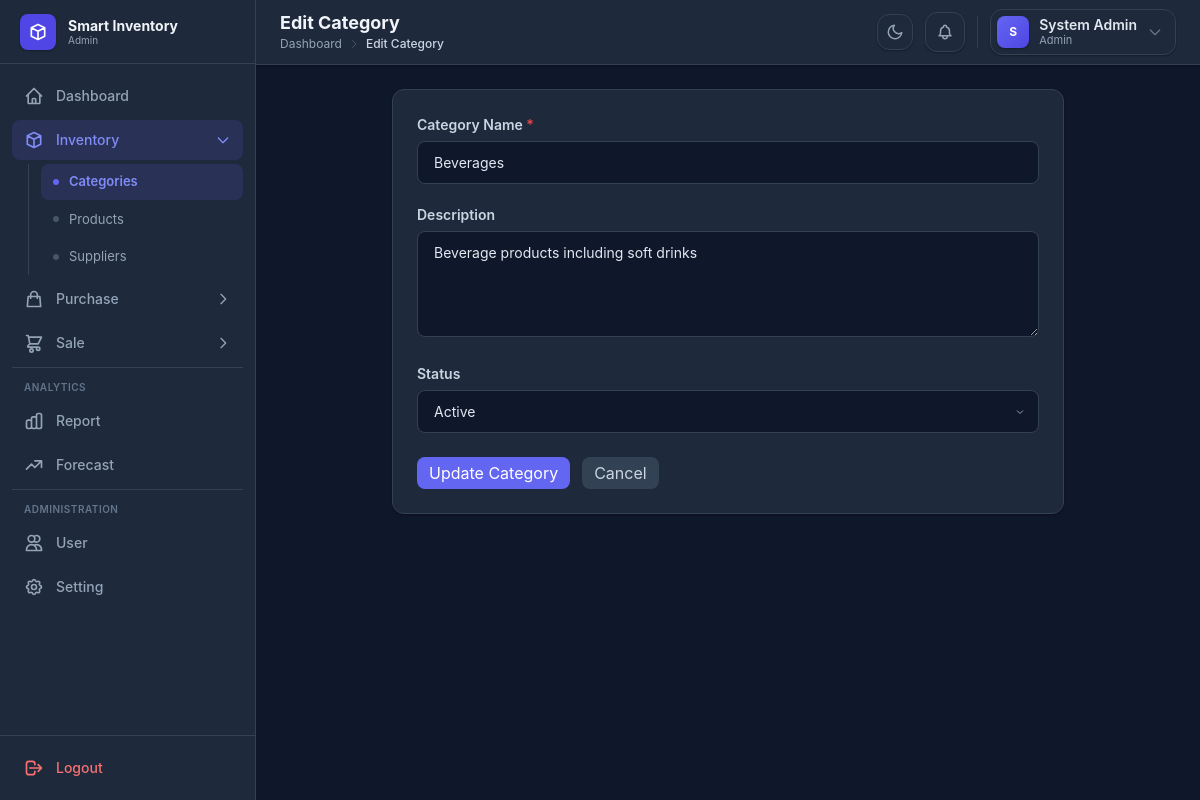
Screenshot of /categories/edit.php?id=2 (signed in) with the database file from the repository.
### tables this page shows
CREATE TABLE IF NOT EXISTS categories (
    id INT AUTO_INCREMENT PRIMARY KEY,
    name VARCHAR(100) NOT NULL UNIQUE,
    description TEXT,
    status ENUM('Active', 'Inactive') DEFAULT 'Active',
    created_at TIMESTAMP DEFAULT CURRENT_TIMESTAMP
);

### config/helpers.php (called while the page is built, shortened)
<?php
function executeQuery($conn, $sql, $params = [], $types = '') {
    $stmt = $conn->prepare($sql);
    if (!empty($types)) {
        $stmt->bind_param($types, ...$params);
    }
    $stmt->execute();
    return $stmt->get_result();
}
function fetchOne($conn, $sql, $params = [], $types = '') {
    $result = executeQuery($conn, $sql, $params, $types);
    if ($result && mysqli_num_rows($result) > 0) {
        return mysqli_fetch_assoc($result);
    }
    return null;
}

### categories/edit.php (the view, shortened to what this page needs)
<?php
include "../config/database.php";
include "../config/helpers.php";
$id = isset($_GET['id']) ? (int)$_GET['id'] : 0;
$category = fetchOne($conn, "SELECT * FROM categories WHERE id = ?", [$id], "i");
$category_name = $category['name'];
$description = $category['description'];
$status = $category['status'];
$errors = [];
?>
<!DOCTYPE html>
<html lang="en">
<head>
    <script src="https://cdn.tailwindcss.com"></script>
    <link rel="stylesheet" href="../assets/css/style.css">
</head>
<body class="bg-gray-50 dark:bg-slate-900">
    <div class="flex min-h-screen">
        <?php include "../includes/sidebar.php"; ?>
        <div class="flex-1 flex flex-col">
            <?php include "../includes/header.php"; ?>
            <main class="p-6">
                <div class="max-w-2xl mx-auto">
                    <div class="bg-white rounded-xl shadow-sm border border-gray-200 p-6">
                        <form method="POST" novalidate data-form-guard="true">
                            <div class="mb-5">
                                <label for="name" class="form-label">Category Name <span class="text-red-500">*</span></label>
                                <input type="text" id="name" name="name" value="<?= htmlspecialchars($category_name) ?>"
                                    placeholder="Enter category name"
                                    class="form-input <?= isset($errors['name']) ? 'error' : '' ?>">
                            </div>
                            <div class="mb-5">
                                <label for="description" class="form-label">Description</label>
                                <textarea id="description" name="description" rows="4"
                                    placeholder="Enter category description"
                                    class="form-input"><?= htmlspecialchars($description) ?></textarea>
                            </div>
                            <div class="mb-6">
                                <label for="status" class="form-label">Status</label>
                                <select id="status" name="status" class="form-input">
                                    <option value="Active" <?= $status === 'Active' ? 'selected' : '' ?>>Active</option>
                                </select>
                            </div>
                            <div class="flex gap-3">
                                <button type="submit" name="update" class="btn-primary py-1 px-3 rounded-lg">
                                    Update Category
                                </button>
                                <a href="index.php" class="btn-secondary py-1 px-3 rounded-lg">Cancel</a>
                            </div>
                        </form>
                    </div>
                </div>
            </main>
        </div>
    </div>
    <?php include "../includes/footer.php"; ?>

### assets/css/style.css (style rules this page uses)
* { margin: 0; padding: 0; box-sizing: border-box; }
body { font-family: 'Inter', system-ui, -apple-system, sans-serif; }
.dark body { background-color: #0f172a; color: #e2e8f0; }
.form-input { width: 100%; border: 1px solid #d1d5db; border-radius: 0.5rem; padding: 0.625rem 1rem; font-size: 0.875rem; outline: none; transition: border-color 0.15s ease, box-shadow 0.15s ease; background-color: #fff; color: #111827; }
.dark .form-input { background-color: #0f172a; border-color: #334155; color: #e2e8f0; }
.dark .form-input::placeholder { color: #64748b; }
select.form-input { appearance: none; background-repeat: no-repeat; background-position: right 0.75rem center; padding-right: 2rem; }
.dark select.form-input { background-color: #0f172a; }
textarea.form-input { resize: vertical; min-height: 100px; }
.form-label { display: block; margin-bottom: 0.375rem; font-size: 0.875rem; font-weight: 600; color: #374151; }
.dark .form-label { color: #cbd5e1; }
.btn-primary { background-color: #6366f1; color: white; }
.btn-secondary { background-color: #e5e7eb; color: #374151; }
.dark .btn-secondary { background-color: #334155; color: #cbd5e1; }
.dark a { color: #818cf8; }
.dark .bg-white { background-color: #1e293b !important; }
.dark .bg-gray-50 { background-color: #0f172a !important; }
.dark .border { border-color: #334155 !important; }
.dark .border-gray-200 { border-color: #334155 !important; }
.dark .shadow-sm { box-shadow: 0 1px 2px rgba(0, 0, 0, 0.3) !important; }
.dark input[type="text"], .dark input[type="email"], .dark input[type="password"], .dark input[type="number"], .dark input[type="search"], .dark input[type="date"], .dark select, .dark textarea { background-color: #0f172a !important; border-color: #334155 !important; color: #e2e8f0 !important; }
.dark input::placeholder, .dark textarea::placeholder { color: #64748b !important; }
.dark option { background-color: #0f172a; color: #e2e8f0; }

### rows the page displays
categories: name "Beverages", description "Beverage products including soft drinks", status "Active"

### other values shown
$role "Admin"
$label "Categories Products Suppliers"
$page_title "Edit Category"
$part "Dashboard"
$part "Edit Category"
substr($name, 0, 1) "S"
$name "System Admin"
